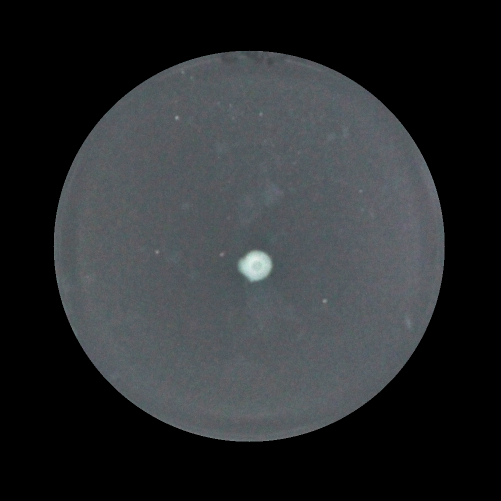
#> input picture reporting/figures/refs_tif/100_1.TIF, 1001 x 1001 px, given in place of refs_tif, which was not available (shown at 1/2 size)
$ python colony_features.py --images ../reporting/figures/refs_tif
#> lines starting #> are read from the running program, lines starting #| are printed output that depends on the picture; after the words box and inside, x2 and y2 are one past the last pixel; in counts of white or black regions, pixels touching at a corner belong together
"""Colony-feature auto-labeler for the downstream feature-regression task.
Segments a colony from a dish image and computes structure/orientation-sensitive features that
plain rotation augmentation can't enrich: shape factor, fractal dimension, lacunarity, edge complexity.
No Fiji dependency (pure Python: skimage + scipy). Reuses the You-lab 2021 shape-factor definition
(log10 circularity) and Rattray-2023-style Sobel edge-complexity stats.

Usage: python colony_features.py --images "model_results/refs_tif/*.TIF" --out features.csv [--montage overlay.png]
"""
import os, glob, argparse, csv
import numpy as np
from PIL import Image
from scipy.ndimage import uniform_filter, binary_fill_holes, convolve
from scipy.stats import skew, kurtosis
from skimage import filters, measure, morphology, segmentation


def load_gray(path):
    return np.asarray(Image.open(path).convert("L")).astype(np.float64)


def _dish_roi(g):
    """Stage 1: the agar dish = largest bright blob vs dark surround; eroded to drop the bright rim."""
    thr = filters.threshold_otsu(g)
    dish = binary_fill_holes(morphology.remove_small_objects(g > thr, min_size=g.size // 50))
    lab = measure.label(dish)
    if lab.max() == 0:
        return None
    biggest = max(measure.regionprops(lab), key=lambda r: r.area)
    dish = lab == biggest.label
    margin = max(3, min(g.shape) // 55)
    return morphology.binary_erosion(dish, morphology.disk(margin))


def segment_colony(gray):
    """Two-stage: find the dish ROI, then threshold the (brighter) colony structure inside it.
    Keeps the ramified boundary (light closing only) so branch structure survives."""
    g = filters.gaussian(gray, sigma=1.0, preserve_range=True)
    dish = _dish_roi(g)
    if dish is None or dish.sum() < 200:
        return None
    vals = g[dish]
    thr1 = filters.threshold_otsu(vals)                 # colony (bright) vs agar (mid) inside dish
    colony = (g > thr1) & dish
    colony = morphology.binary_closing(colony, morphology.disk(2))  # reconnect branch arms, keep shape
    colony = morphology.remove_small_objects(colony, min_size=max(32, g.size // 6000))
    if colony.sum() < dish.sum() * 0.002:               # ~empty dish / no colony
        return None
    lab = measure.label(colony)
    return lab == max(measure.regionprops(lab), key=lambda r: r.area).label


def fractal_dimension(binary):
    """Box-counting dimension of the boundary (ramification). D=slope of log(count) vs log(1/size)."""
    edges = binary ^ morphology.binary_erosion(binary)
    pts = edges
    n = min(pts.shape)
    sizes = 2 ** np.arange(1, int(np.log2(n)) )
    counts = []
    for s in sizes:
        # number of s x s boxes containing any boundary pixel
        sh = (pts.shape[0] // s, pts.shape[1] // s)
        if sh[0] == 0 or sh[1] == 0:
            counts.append(1); continue
        trimmed = pts[:sh[0]*s, :sh[1]*s]
        blocks = trimmed.reshape(sh[0], s, sh[1], s).any(axis=(1, 3))
        counts.append(max(1, int(blocks.sum())))
    counts = np.array(counts, float)
    coeffs = np.polyfit(np.log(1.0 / sizes), np.log(counts), 1)
    return float(coeffs[0])


def lacunarity(binary, box=None):
    """Gliding-box lacunarity Lambda(r)=E[m^2]/E[m]^2 (gappiness/texture heterogeneity)."""
    if box is None:
        box = max(4, min(binary.shape) // 16)
    m = binary.astype(np.float64)
    s = uniform_filter(m, size=box) * (box * box)  # box mass at each position
    mean = s.mean()
    if mean == 0:
        return 0.0
    return float((s.var() + mean**2) / (mean**2))


def branch_architecture(binary):
    """Skeleton topology = branch complexity (NEW continuous, rotation-invariant morphology axis).
    tips = skeleton endpoints (1 neighbor); branch_points = junctions (>=3 neighbors). A ramified
    colony has many tips/junctions; a round one has ~none. Rotation can't relabel these -> good
    axis for a generative augmenter to beat rotation on. Density normalizes by skeleton length."""
    skel = morphology.skeletonize(binary)
    if float(skel.sum()) < 5:
        return dict(n_tips=0, n_branch_points=0, branch_length=0.0, branch_density=0.0)
    K = np.array([[1, 1, 1], [1, 0, 1], [1, 1, 1]])
    # prune frayed spurs: cut at junction pixels, drop skeleton fragments < 6 px, re-skeletonize.
    nb0 = convolve(skel.astype(np.uint8), K, mode="constant") * skel
    kept = morphology.remove_small_objects(measure.label(skel & (nb0 < 3)), min_size=6) > 0
    skel = morphology.skeletonize(kept | (skel & (nb0 >= 3)))
    length = float(skel.sum())
    if length < 5:
        return dict(n_tips=0, n_branch_points=0, branch_length=0.0, branch_density=0.0)
    nb = convolve(skel.astype(np.uint8), K, mode="constant") * skel
    # count each endpoint/junction CLUSTER once (adjacent >=3-neighbor pixels = one junction, not N).
    n_tips = int(measure.label(nb == 1).max())
    n_branch = int(measure.label(nb >= 3).max())
    return dict(n_tips=n_tips, n_branch_points=n_branch, branch_length=length,
                branch_density=float(n_branch / length))


def edge_complexity(gray, mask):
    """Sobel gradient-magnitude stats inside the colony (Rattray-2023-style complexity)."""
    gmag = filters.sobel(gray / (gray.max() + 1e-9))
    v = gmag[mask]
    if v.size < 10:
        return dict(edge_std=0.0, edge_skew=0.0, edge_kurt=0.0)
    return dict(edge_std=float(v.std()), edge_skew=float(skew(v)), edge_kurt=float(kurtosis(v)))


def features(path):
    gray = load_gray(path)
    mask = segment_colony(gray)
#> in _dish_roi, `thr = filters.threshold_otsu(g)`: thr = 46.73
#> in _dish_roi, `dish = binary_fill_holes(morphology.remove_small_objects(g > thr, min_..`:
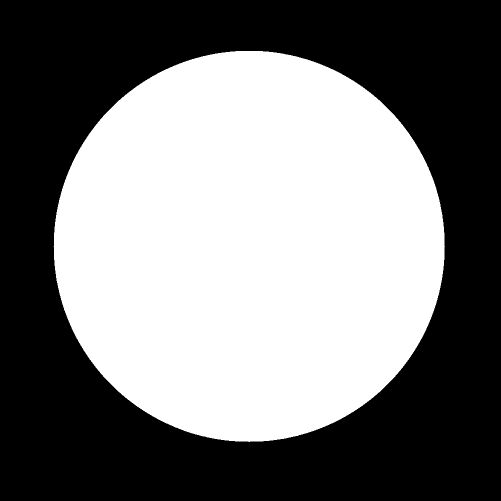
#> dish: shape (1001, 1001) bool (shown at 1/2 size); 47.9% white; 1 white region, box (x1, y1, x2, y2) and area: (107, 102, 890, 884) 480280
#> in _dish_roi, `return morphology.binary_erosion(dish, morphology.disk(margin))`:
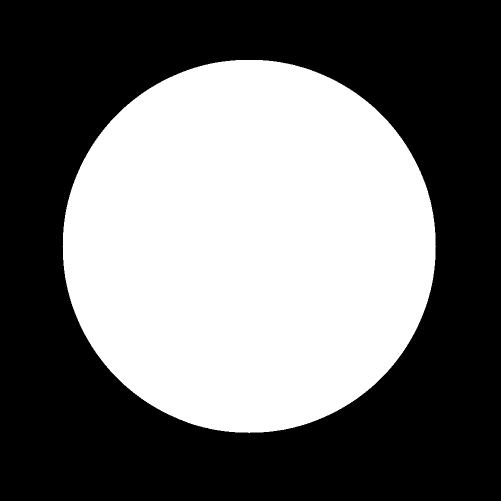
#> returned value: shape (1001, 1001) bool (shown at 1/2 size); 43.7% white; 1 white region, box (x1, y1, x2, y2) and area: (125, 120, 872, 866) 437514
#> in segment_colony, `thr1 = filters.threshold_otsu(vals)`: thr1 = 142.7
#> in segment_colony, `colony = (g > thr1) & dish`:
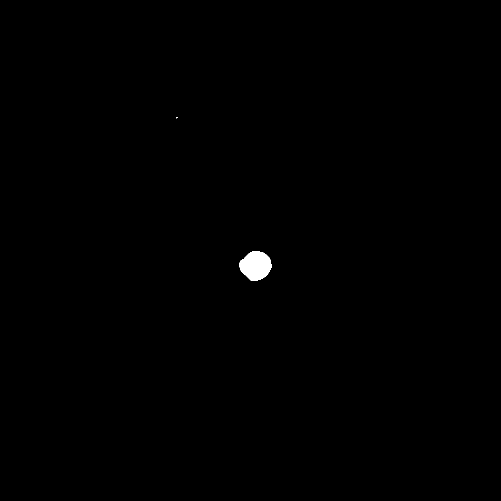
#> colony: shape (1001, 1001) bool (shown at 1/2 size); 0.28% white; 2 white regions (1 under 20 px), largest, box (x1, y1, x2, y2) and area: (479, 502, 543, 562) 2810
#> in segment_colony, `colony = morphology.binary_closing(colony, morphology.disk(2))`: colony: shape (1001, 1001) bool; 0.28% white; 2 white regions (1 under 20 px), largest, box (x1, y1, x2, y2) and area: (479, 502, 543, 562) 2813
#> in segment_colony, `colony = morphology.remove_small_objects(colony, min_size=max(32, g.si..`: colony: shape (1001, 1001) bool; 0.28% white; 1 white region, box (x1, y1, x2, y2) and area: (479, 502, 543, 562) 2813
    if mask is None:
        return None, None
    r = measure.regionprops(mask.astype(int))[0]
    area, perim = float(r.area), float(r.perimeter or 1.0)
#> area = 2813; perim = 197.1
    circ = min(1.0, 4 * np.pi * area / (perim ** 2))
#> circ = 0.91
    f = dict(
        name=os.path.basename(path),
        area_frac=area / gray.size,
        circularity=circ,
        shape_factor=float(np.log10(max(circ, 1e-6))),  # You-lab 2021: round~0, branched<<0
        solidity=float(r.solidity),
        eccentricity=float(r.eccentricity),
        fractal_dim=fractal_dimension(mask),
        lacunarity=lacunarity(mask),
    )
#> in fractal_dimension, `edges = binary ^ morphology.binary_erosion(binary)`:
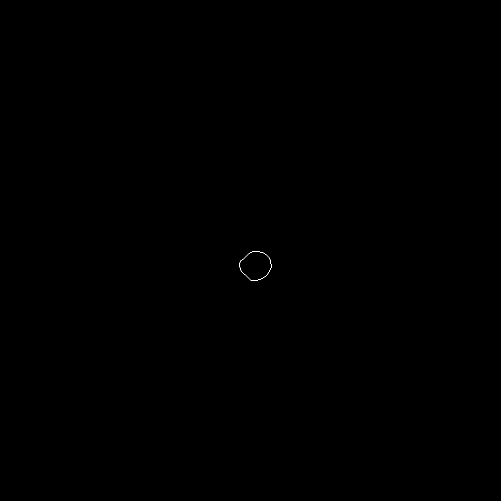
#> edges: shape (1001, 1001) bool (shown at 1/2 size); 0.02% white in thin lines or dots, all inside (x1, y1, x2, y2) = (479, 502, 543, 562)
#> the loop in fractal_dimension, `for s in sizes:` made 8 passes
#> pass 1, in fractal_dimension, `blocks = trimmed.reshape(sh[0], s, sh[1], s).any(axis=(1, 3))`:
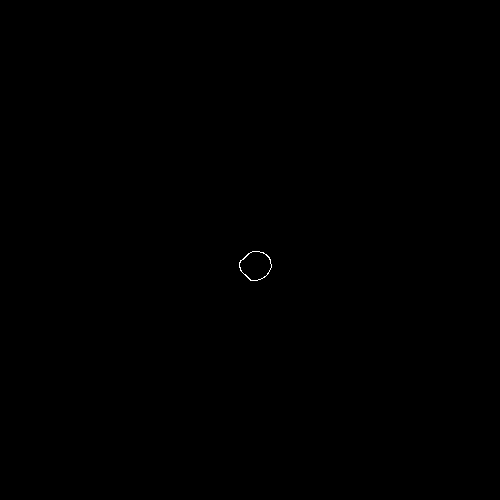
#> blocks: shape (500, 500) bool; 0.04% white in thin lines or dots, all inside (x1, y1, x2, y2) = (239, 251, 272, 281)
#> pass 3, in fractal_dimension, `blocks = trimmed.reshape(sh[0], s, sh[1], s).any(axis=(1, 3))`:
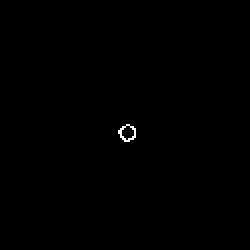
#> blocks: shape (125, 125) bool (shown 2 times larger); 0.19% white in thin lines or dots, all inside (x1, y1, x2, y2) = (59, 62, 68, 71)
#> after the loop in fractal_dimension, `for s in sizes:`: counts = [105, 54, 30, 16, 7, 4, 4, 4]
#> in fractal_dimension, `coeffs = np.polyfit(np.log(1.0 / sizes), np.log(counts), 1)`: coeffs = [0.734, 4.91]
#> in lacunarity, `box = max(4, min(binary.shape) // 16)`: box = 62
#> in lacunarity, `mean = s.mean()`: mean = 10.79
    f.update(edge_complexity(gray, mask))
#> in edge_complexity, `v = gmag[mask]`: v = 2813 values, max 0.126 at index 336, min 6.21e-17 at index 1363, mean 0.0337
    f.update(branch_architecture(mask))
#> in branch_architecture, `skel = morphology.skeletonize(binary)`: skel: shape (1001, 1001) bool; 0% white in thin lines or dots, all inside (x1, y1, x2, y2) = (491, 530, 514, 533)
#> in branch_architecture, `length = float(skel.sum())`: length = 23
#> in branch_architecture, `n_tips = int(measure.label(nb == 1).max())`: n_tips = 2
#> in branch_architecture, `n_branch = int(measure.label(nb >= 3).max())`: n_branch = 0
    return f, mask


def _selfcheck():
    sq = np.zeros((256, 256), bool); sq[64:192, 64:192] = True
    d_sq = fractal_dimension(sq)                 # smooth square boundary -> ~1 (1D contour)
    assert 0.9 <= d_sq < 1.4, f"square boundary D={d_sq:.2f} expected ~1"
    # a ramified 'plus' with thin arms has a rougher/longer boundary than a compact square
    cross = np.zeros((256, 256), bool); cross[120:136, 20:236] = True; cross[20:236, 120:136] = True
    assert fractal_dimension(cross) >= d_sq - 0.05, "branched shape should not be smoother than a square"
    assert lacunarity(sq) > 1.0
    ba = branch_architecture(cross)              # a '+' has 1 junction and ~4 tips
    assert ba["n_branch_points"] >= 1 and ba["n_tips"] >= 3, f"cross tips={ba['n_tips']} junc={ba['n_branch_points']}"
    bar = np.zeros((256, 256), bool); bar[120:136, 20:236] = True
    assert branch_architecture(bar)["n_branch_points"] == 0, "straight bar has no junction"
    print(f"selfcheck OK (square D={d_sq:.2f}, cross D={fractal_dimension(cross):.2f}, cross tips={ba['n_tips']}/junc={ba['n_branch_points']})")


if __name__ == "__main__":
    ap = argparse.ArgumentParser()
    ap.add_argument("--images", default="model_results/refs_tif/*.TIF")
    ap.add_argument("--out", default="colony_features.csv")
    ap.add_argument("--montage", default=None)
    ap.add_argument("--selfcheck", action="store_true")
    a = ap.parse_args()
    if a.selfcheck:
        _selfcheck(); raise SystemExit

    paths = sorted(glob.glob(a.images))
    rows, overlays = [], []
    for p in paths:
        f, mask = features(p)
#> f = 15 items
        if f is None:
            print(f"  SKIP (no colony): {os.path.basename(p)}"); continue
        rows.append(f)
        if a.montage:
            g = load_gray(p); rgb = np.stack([g]*3, -1); rgb = (rgb/ (rgb.max()+1e-9) *255).astype(np.uint8)
            b = mask ^ morphology.binary_erosion(mask)
            rgb[b] = [255, 60, 60]
            overlays.append((os.path.basename(p), Image.fromarray(rgb).resize((256, 256))))

    keys = ["name","area_frac","circularity","shape_factor","solidity","eccentricity","fractal_dim","lacunarity","edge_std","edge_skew","edge_kurt","n_tips","n_branch_points","branch_length","branch_density"]
    with open(a.out, "w", newline="") as fh:
        wtr = csv.DictWriter(fh, fieldnames=keys); wtr.writeheader()
        for r in rows: wtr.writerow({k: (round(r[k],4) if isinstance(r[k],float) else r[k]) for k in keys})
#> this loop made 1 pass
    print(f"wrote {len(rows)} rows -> {a.out}")
#| wrote 1 rows -> colony_features.csv

    if a.montage and overlays:
        cols = 6; rows_n = (len(overlays)+cols-1)//cols; T=256
        canvas = Image.new("RGB",(cols*T, rows_n*(T+18)),(14,15,19))
        from PIL import ImageDraw
        d = ImageDraw.Draw(canvas)
        for i,(nm,im) in enumerate(overlays):
            x,y=(i%cols)*T,(i//cols)*(T+18); canvas.paste(im,(x,y)); d.text((x+3,y+T+2), nm, fill=(200,200,200))
        canvas.save(a.montage); print("montage ->", a.montage)

$ run again, on reporting/figures/refs_tif/145_1.TIF
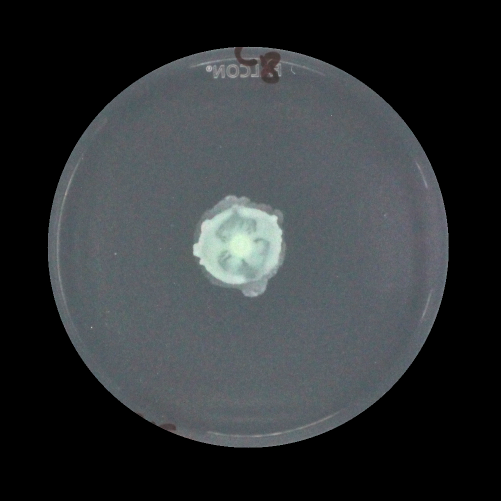
#> input picture reporting/figures/refs_tif/145_1.TIF, 1001 x 1001 px, given in place of refs_tif, which was not available (shown at 1/2 size)
#> thr = 50.65
#> in _dish_roi, `dish = binary_fill_holes(morphology.remove_small_objects(g > thr, min_..`:
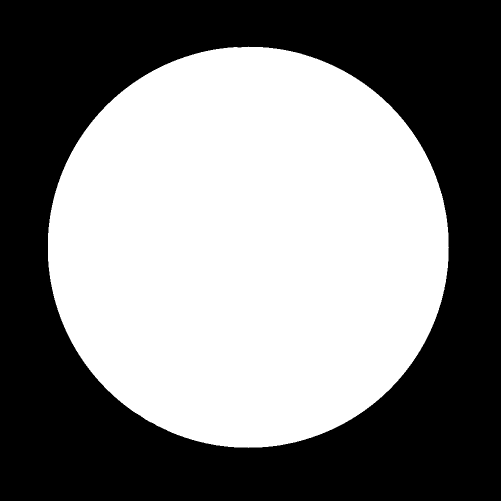
#> dish: shape (1001, 1001) bool (shown at 1/2 size); 50.4% white; 1 black region, box (x1, y1, x2, y2) and area: (0, 0, 1001, 1001) 496877
#> thr1 = 142.5
#> area = 24304; perim = 697
#> circ = 0.629
#> edges: shape (1001, 1001) bool; 0.06% white in thin lines or dots, all inside (x1, y1, x2, y2) = (386, 392, 565, 593)
#> after the loop in fractal_dimension, `for s in sizes:`: counts = [368, 197, 100, 49, 22, 10, 4, 4]
#> coeffs = [1.01, 6.63]
#> box = 62
#> m: shape (1001, 1001) float64; values 0 (black) and 1 (white), 2.4% white; 1 white region, box (x1, y1, x2, y2) and area: (386, 392, 565, 593) 24304
#> in lacunarity, `s = uniform_filter(m, size=box) * (box * box)`:
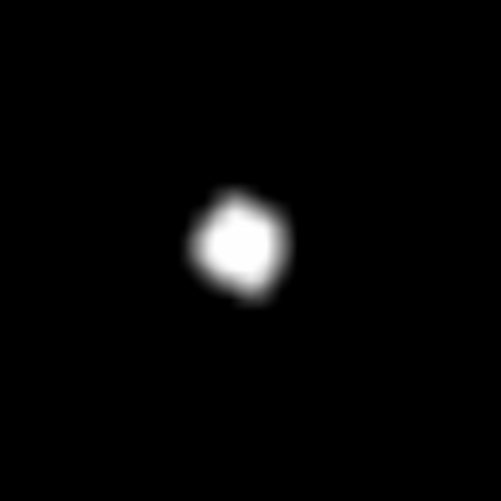
#> s: shape (1001, 1001) float64 (shown at 1/2 size); min -4.09e-12, max 3844, mean 93.2; drawn with min black and max white
#> mean = 93.24
#> kept: shape (1001, 1001) bool; 0.04% white in thin lines or dots, all inside (x1, y1, x2, y2) = (396, 399, 514, 585)
#> length = 366
#> n_tips = 7
#> n_branch = 3
#> f = 15 items
#> the loop `for r in rows: wtr.writerow({k: (round(r[k],4) if isinstance(r[k],floa..` made 1 pass
#| wrote 1 rows -> colony_features.csv

$ run again, on reporting/figures/refs_tif/145_2.TIF
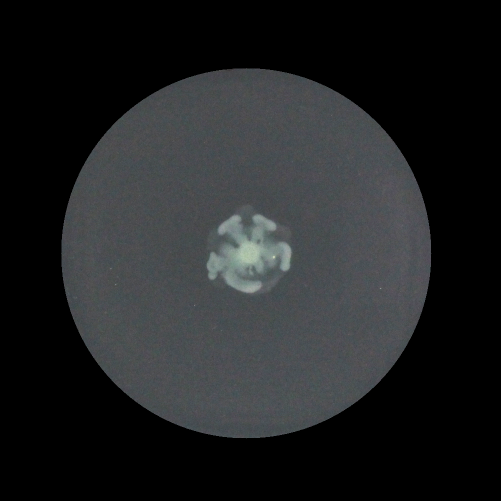
#> input picture reporting/figures/refs_tif/145_2.TIF, 1001 x 1001 px, given in place of refs_tif, which was not available (shown at 1/2 size)
#> thr = 39.8
#> in _dish_roi, `dish = binary_fill_holes(morphology.remove_small_objects(g > thr, min_..`:
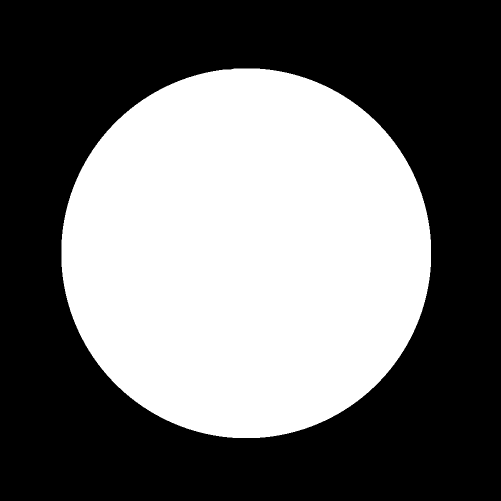
#> dish: shape (1001, 1001) bool (shown at 1/2 size); 42.9% white; 1 white region, box (x1, y1, x2, y2) and area: (123, 137, 862, 876) 430069
#> thr1 = 108.8
#> area = 14760; perim = 985.6
#> circ = 0.191
#> edges: shape (1001, 1001) bool; 0.08% white in thin lines or dots, all inside (x1, y1, x2, y2) = (413, 428, 584, 587)
#> after the loop in fractal_dimension, `for s in sizes:`: counts = [508, 273, 138, 62, 28, 13, 4, 4]
#> coeffs = [1.08, 7.07]
#> box = 62
#> m: shape (1001, 1001) float64; values 0 (black) and 1 (white), 1.5% white; 1 white region, box (x1, y1, x2, y2) and area: (413, 428, 584, 587) 14760
#> in lacunarity, `s = uniform_filter(m, size=box) * (box * box)`:
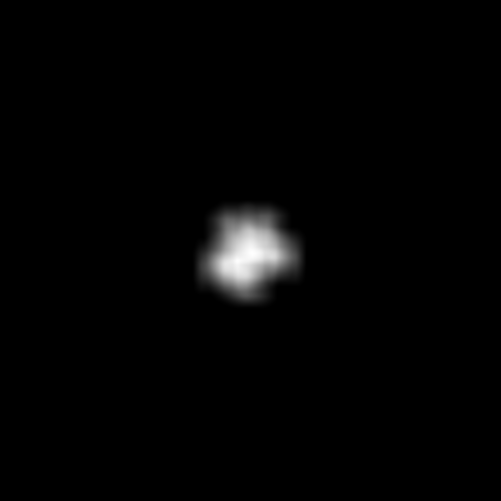
#> s: shape (1001, 1001) float64 (shown at 1/2 size); min -5.12e-12, max 3786, mean 56.6; drawn with min black and max white
#> mean = 56.62
#> v = 14760 values, max 0.213 at index 8050, min 0 at index 5696, mean 0.0308
#> kept: shape (1001, 1001) bool; 0.05% white in thin lines or dots, all inside (x1, y1, x2, y2) = (424, 437, 572, 574)
#> length = 551
#> n_tips = 13
#> n_branch = 3
#> f = 15 items
#> the loop `for r in rows: wtr.writerow({k: (round(r[k],4) if isinstance(r[k],floa..` made 1 pass
#| wrote 1 rows -> colony_features.csv

$ run again, on reporting/figures/refs_tif/86_2.TIF
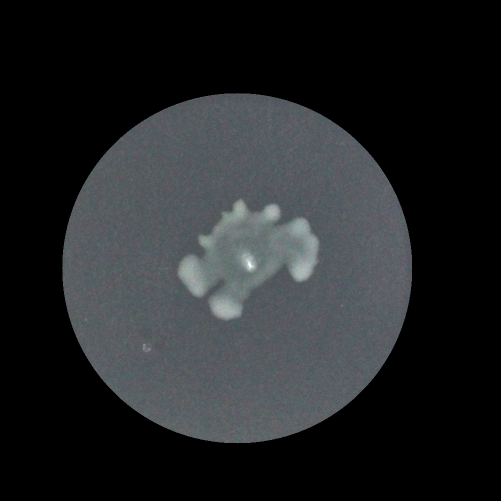
#> input picture reporting/figures/refs_tif/86_2.TIF, 1001 x 1001 px, given in place of refs_tif, which was not available (shown at 1/2 size)
#> thr = 47.53
#> in _dish_roi, `dish = binary_fill_holes(morphology.remove_small_objects(g > thr, min_..`:
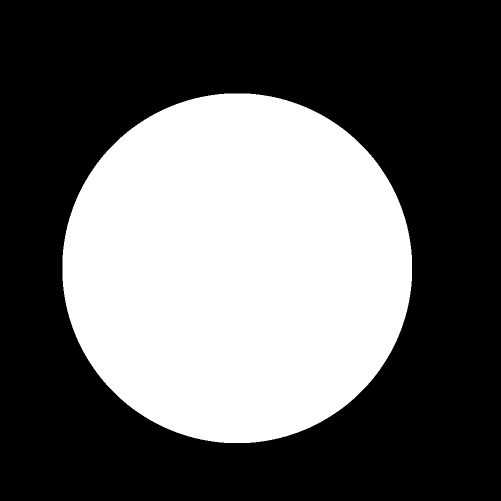
#> dish: shape (1001, 1001) bool (shown at 1/2 size); 38.4% white; 1 white region, box (x1, y1, x2, y2) and area: (125, 187, 824, 886) 384761
#> thr1 = 112.6
#> area = 32483; perim = 2118.5
#> circ = 0.0909
#> edges: shape (1001, 1001) bool; 0.17% white in thin lines or dots, all inside (x1, y1, x2, y2) = (355, 398, 638, 641)
#> after the loop in fractal_dimension, `for s in sizes:`: counts = [1107, 590, 280, 128, 53, 18, 7, 4]
#> coeffs = [1.21, 8.04]
#> box = 62
#> m: shape (1001, 1001) float64; values 0 (black) and 1 (white), 3.2% white; 1 white region, box (x1, y1, x2, y2) and area: (355, 398, 638, 641) 32483
#> mean = 124.6
#> in branch_architecture, `skel = morphology.skeletonize(binary)`:
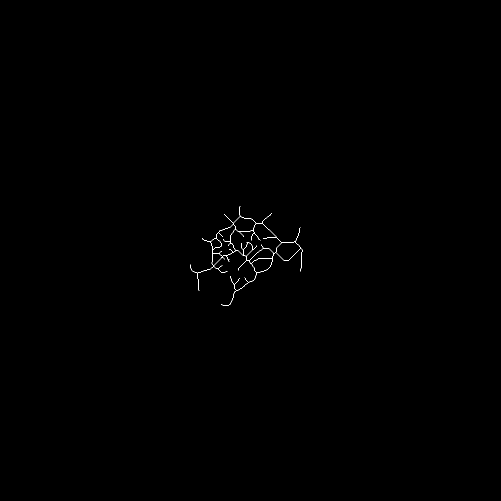
#> skel: shape (1001, 1001) bool (shown at 1/2 size); 0.14% white in thin lines or dots, all inside (x1, y1, x2, y2) = (380, 412, 605, 612)
#> length = 1315
#> n_tips = 31
#> n_branch = 27
#> f = 15 items
#> the loop `for r in rows: wtr.writerow({k: (round(r[k],4) if isinstance(r[k],floa..` made 1 pass
#| wrote 1 rows -> colony_features.csv
